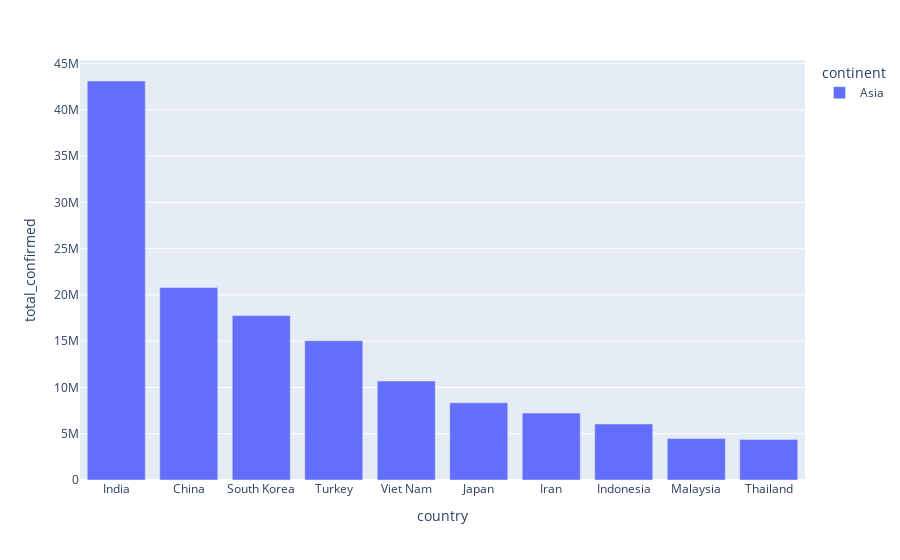

Source (notebook cell):
### Code cell
sorted_summary_asia

fig = px.bar(
    sorted_summary_asia.head(10),
    x ='country',
    y = 'total_confirmed',
    color='continent'
)

fig.show()

### Figure 1 — Plotly figure (JSON) as saved in the notebook; plotly's stock layout.template omitted (floating-point values rounded to 4 significant figures)
{"data": [{"hovertemplate": "continent=Asia<br>country=%{x}<br>total_confirmed=%{y}<extra></extra>", "legendgroup": "Asia", "marker": {"color": "#636efa", "pattern": {"shape": ""}}, "name": "Asia", "orientation": "v", "showlegend": true, "textposition": "auto", "type": "bar", "x": ["India", "China", "South Korea", "Turkey", "Viet Nam", "Japan", "Iran", "Indonesia", "Malaysia", "Thailand"], "xaxis": "x", "y": [43121599, 20810000, 17782061, 15053168, 10696630, 8338211, 7228051, 6050776, 4475873, 4373846], "yaxis": "y"}], "layout": {"barmode": "relative", "legend": {"title": {"text": "continent"}, "tracegroupgap": 0}, "margin": {"t": 60}, "xaxis": {"anchor": "y", "domain": [0, 1], "title": {"text": "country"}}, "yaxis": {"anchor": "x", "domain": [0, 1], "title": {"text": "total_confirmed"}}}}
